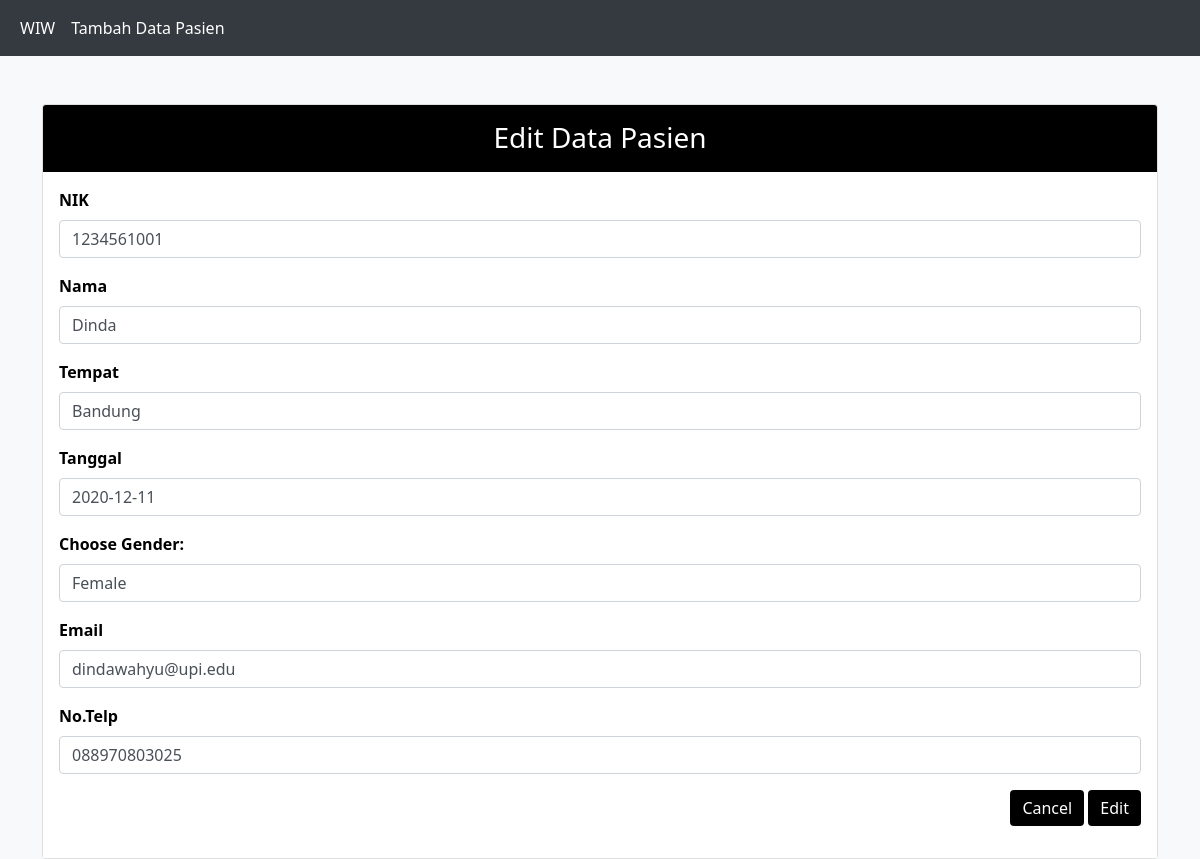
The page /source_code/lp11/MVP-01/addpasien.php?id_edit=1 on the database its author committed.
### tables this page shows
CREATE TABLE IF NOT EXISTS `pasien` (
  `id` int NOT NULL AUTO_INCREMENT,
  `nik` varchar(100) NOT NULL,
  `nama` varchar(100) NOT NULL,
  `tempat` varchar(100) NOT NULL,
  `tl` varchar(100) NOT NULL,
  `gender` varchar(10) NOT NULL,
  `email` varchar(100) NOT NULL,
  `telp` varchar(100) NOT NULL,
  PRIMARY KEY (`id`)
);

### source_code/lp11/MVP-01/model/DB.class.php (called while the page is built, shortened)
<?php
class DB
{
	var $db_host = '';
	var $db_user = '';
	var $db_password = '';
	var $db_name = '';
	var $db_link = '';
	function __construct($db_host = '', $db_user = '', $db_password = '', $db_name = '')
	{
		$this->db_host = $db_host;
		$this->db_user = $db_user;
		$this->db_password = $db_password;
		$this->db_name = $db_name;
	}
	function open()
	{
		$this->db_link = mysqli_connect($this->db_host, $this->db_user, $this->db_password, $this->db_name);
	}
	function execute($query = "")
	{
		$this->result = mysqli_query($this->db_link, $query);
		return $this->result;
	}
}

### source_code/lp11/MVP-01/model/TabelPasien.class.php (called while the page is built, shortened)
<?php
class TabelPasien extends DB
{
    function getPasienById($id)
    {
        $query = "SELECT * FROM pasien WHERE id=$id";
        return $this->execute($query);
    }
}

### source_code/lp11/MVP-01/presenter/ProsesPasien.php (called while the page is built, shortened)
<?php
include_once($_SERVER['DOCUMENT_ROOT']."/lp11/MVP-01/model/DB.class.php");
include_once($_SERVER['DOCUMENT_ROOT']."/lp11/MVP-01/model/Pasien.class.php");
include_once($_SERVER['DOCUMENT_ROOT']."/lp11/MVP-01/model/TabelPasien.class.php");
class ProsesPasien implements KontrakPasienPresenter
{
	private $tabelpasien;
	function __construct()
	{
		try {
			$db_host = "localhost";
			$db_user = "root";
			$db_password = "";
			$db_name = "pasien";
			$this->tabelpasien = new TabelPasien($db_host, $db_user, $db_password, $db_name);
		} catch (Exception $e) {
			echo "wiw error" . $e->getMessage();
		}
	}
	function prosesDataPasienByID($id)
	{
		try {
			$this->tabelpasien->open();
			$this->tabelpasien->getPasienByID($id);
		} catch (Exception $e) {
			echo "wiw error part 3" . $e->getMessage();
		}
	}
}

### source_code/lp11/MVP-01/view/EditPasien.php (called while the page is built, shortened)
<?php
include_once($_SERVER['DOCUMENT_ROOT']."/lp11/MVP-01/presenter/ProsesPasien.php");
class DataPasien implements KontrakPasienView
{
	private $prosespasien;
	function __construct()
	{
		$this->prosespasien = new ProsesPasien();
	}
	function tampilEdit($id)
	{
		$this->prosespasien->prosesDataPasienByID($id);
	}
}

### source_code/lp11/MVP-01/model/Template.class.php (the view, shortened to what this page needs)
<?php
class Template{
    private $content = '';
	public function __construct($filename = '') {
        $this->content = file_get_contents($filename);
    }
	public function clear(){
		$this->content = preg_replace("/DATA_[A-Z|_|0-9]+/", "", $this->content);
	}
	public function write() {
        echo $this->content;
    }
	public function replace($old = '', $new = ''){
		if(is_int($new)){
			$value = sprintf("%d", $new);
		}elseif(is_float($new)){
			$value = sprintf("%f", $new);
		}elseif(is_array($new)){
			$value = '';
			foreach( $new as $item){
				$value .= $item. '';
			}
		}else{
			$value = $new;
		}
		$this->content = preg_replace("/$old/",  $value, $this->content);
	}
}

### rows shown on the page
pasien: nik "1234561001", nama "Dinda", tempat "Bandung", tl "2020-12-11", gender "Female", email "dindawahyu@upi.edu", telp "088970803025"
